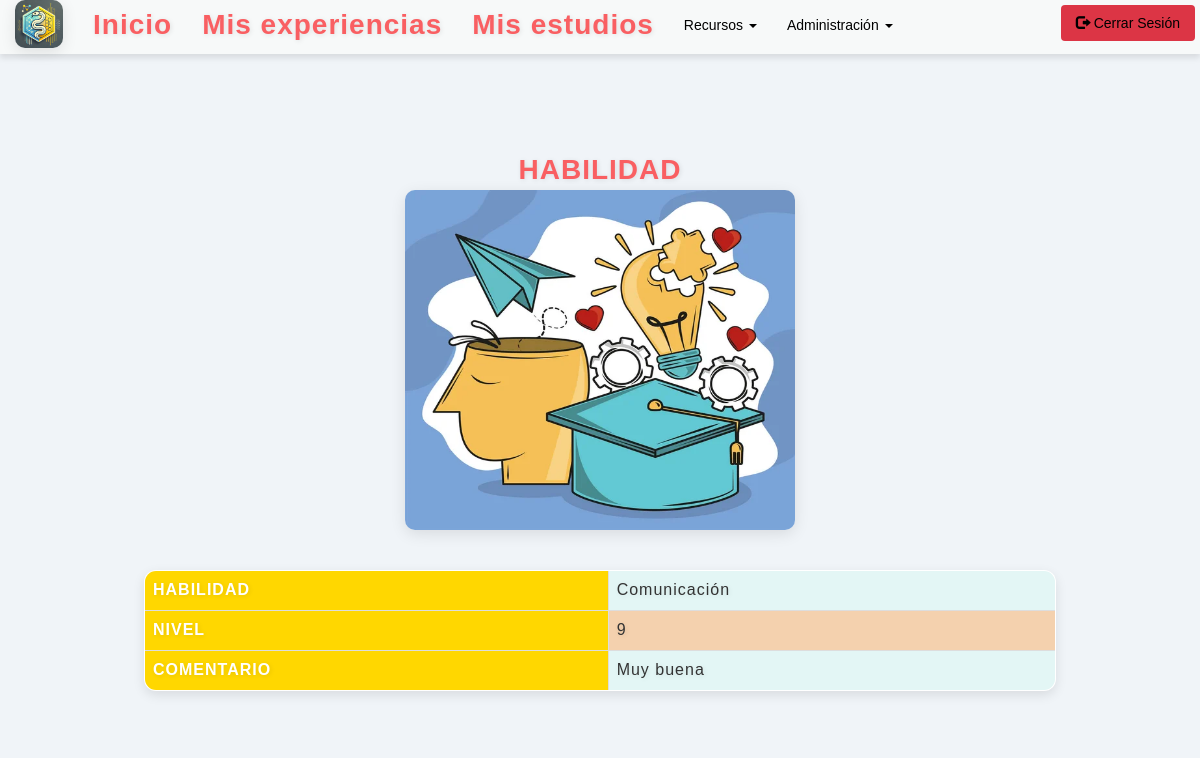
Screenshot of /1/ver_habilidad (signed in) with the database file from the repository.
### appportfolio/models.py (models this page shows, shortened)
class Habilidad(models.Model):
    id = models.AutoField(primary_key=True)
    habilidad = models.CharField("Nombre de habilidad",max_length=25, null=True, blank=True) #para que no explote la base de datos
    nivel= models.IntegerField("Nivel", null=True, blank=True) # 1 al 10
    comentario = models.CharField("Comentario: ", max_length=255, null=True, blank=True)
    class Meta:
        verbose_name = "Habilidad"  #puede ser otro nombre
        verbose_name_plural = "Habilidades"
        ordering = ['habilidad']

### appportfolio/views.py (the view)
# urls.py: re_path(r'^(?P<id>\d+)/ver_habilidad$', views.ver_habilidad,name='ver_habilidad'),
def ver_habilidad(request,id):
    habi_id=id
    habilidad = Habilidad.objects.get(id=habi_id)
    context = {'habilidad': habilidad}
    return render(request, 'ver_habilidad.html',context=context)

### templates/ver_habilidad.html (shortened to what this page needs)
{% extends "base.html" %}
{% load static %}
{% block head %}
<link rel="stylesheet" href="https://maxcdn.bootstrapcdn.com/bootstrap/3.3.5/css/bootstrap.min.css">
<link rel="stylesheet" href="{% static 'css/cssVerExperiencias.css' %}">
{% endblock %}
 {% block content %}
 <br><br><br><br>
  <center>
  <font color="#686868" size="5" face="Comic Sans MS,Arial,Verdana">HABILIDAD</font>
   <br>
  <img src="{% static 'images/habilidad.jpg'%}" height='340' width='390'>
  </center>
<font size="3">
<table class="table table-bordered">
        <tr>
			<td bgcolor="#F5DA81">HABILIDAD</td>
            <td bgcolor="#F5DA81">{{ habilidad.habilidad }}</td>
        </tr>
        <tr>
			<td bgcolor="#F5DA81">NIVEL</td>
            <td> {{ habilidad.nivel }} </td>
        </tr>
        <tr>
			<td bgcolor="#F5DA81">COMENTARIO</td>
            <td> {{ habilidad.comentario|slice:"0:30" }} </td>
        </tr>
    </table>
</font>
{% endblock content %}

### static/css/cssVerExperiencias.css (style rules this page uses)
body { font-family: 'Montserrat', sans-serif; background-color: #f0f4f8; color: #333; margin: 0; padding: 0; }
h1, h2, font { font-family: 'Montserrat', sans-serif; color: #444; text-align: center; font-weight: 700; margin-bottom: 20px; }
center { margin-top: 50px; }
img { border-radius: 10px; box-shadow: 0 4px 15px rgba(0, 0, 0, 0.1); transition: transform 0.3s ease, box-shadow 0.3s ease; }
table.table-bordered { width: 80%; margin: 40px auto; border-collapse: collapse; background-color: #ffffff; border-radius: 12px; overflow: hidden; box-shadow: 0 4px 12px rgba(0, 0, 0, 0.1); }
td { padding: 15px; font-size: 16px; font-weight: 500; color: #333; }
td:first-child { font-weight: bold; background-color: #ffd700; color: #ffffff; text-align: left; }
td:last-child { background-color: #e3f6f5; text-align: left; }
tr:nth-child(even) td:last-child { background-color: #f4d1ae; }
font { font-family: 'Comic Sans MS', cursive, sans-serif; font-size: 28px; color: #f95f62; letter-spacing: 1px; text-shadow: 1px 1px 5px rgba(0, 0, 0, 0.1); }
table, font, img { animation: fadeIn 0.7s ease-in-out; }

### rows the page displays
Habilidad: habilidad "Comunicación", nivel "9", comentario "Muy buena"
